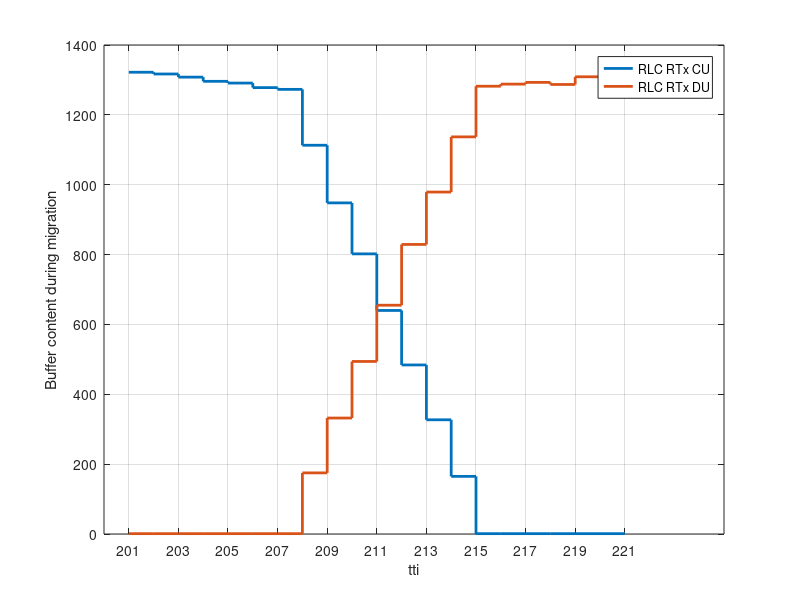

Write MATLAB code to recreate this figure.
%% Data Rate
% clear all

n_UE = 100;
duration = 1e3; %1000ms or tti = 1s
t = linspace(0,1,duration);
data_Rate =  (725 + 2100*sinc(3*t + 1.7))*4; %4Gbps is max
% plot(t,data_Rate)
IP_pckt_per_tti = ceil(data_Rate*1024/(1500*8));
data_Rate_UE = zeros(n_UE,duration);
for t = 1:duration
    chocolate = IP_pckt_per_tti(t);
    for i = 1:chocolate
        r = randi(100);
        data_Rate_UE(r,t) = data_Rate_UE(r,t)+1;
    end
end

%% ReTx RLC
RTT = 8; %Round-Trip Time for LTE
max_RTx = 4000;
RLC_RTx_CU = zeros(2,max_RTx); %Row1: PDUs, Row2: ACK_Timer (or NACK)
RLC_RTx_DU = zeros(2,max_RTx);
PER = 1e-06; %Packet Error Rate
n_GBR_UEs = 50;
IP_pckt_per_tti_GBR = sum(data_Rate_UE(1:n_GBR_UEs,:),1);
IP_pckt_per_tti_NonGBR = sum(data_Rate_UE(n_GBR_UEs+1:end,:),1);

split = 6;

for tti = 1:duration
    %% TO-DO
    %Migration occurs at tti=207 (BW_req for MAC-PHY exceeds
    %Max_BW)
    
%     if(tti==207)
%         split = 2;
%         %RLC_RTx_DU(1,1:IP_pckt_per_tti_GBR(tti)) = 1; %Fist store new GBR flows
%     end
    if(tti>200 && tti<222)
        RLC_RTx_CU_count(tti-200) = find(~RLC_RTx_CU(1,:),1);
        RLC_RTx_DU_count(tti-200) = find(~RLC_RTx_DU(1,:),1);
    end
    if(tti>=207 && tti<207+8) %For next 8ms while migrating send RTx CU to RTx DU of RLC using Logical Link
        split = 2;
        temp_i = find(RLC_RTx_CU(2,:)==8);
        first = find(~RLC_RTx_DU(1,:),1); %index of first 0
        RLC_RTx_DU(:,first:length(temp_i)+first-1) = RLC_RTx_CU(:,temp_i); %Copy Buffer for which ACK is about to come i.e. t=8
        RLC_RTx_CU(:,temp_i) = 0; %Delete elements from CU that are set to DU using logical link
        
        %Rearrage CU Buffer Elements
        temp_i = find(RLC_RTx_CU(1,:));
        RLC_RTx_CU(:,1:length(temp_i)) = RLC_RTx_CU(:,temp_i);
        RLC_RTx_CU(:,length(temp_i)+1:end) = 0;
        
        %Increment the count of CU RLC_RTx
        first = find(~RLC_RTx_CU(1,:),1); %index of first 0
        RLC_RTx_CU(2,1:first-1) = RLC_RTx_CU(2,1:first-1) + 1;
        
    end
    switch split
        case 6
            %1. Copy packets to RLC RTx
            first = find(~RLC_RTx_CU(1,:),1); %index of first 0
            if(~isempty(first)) %if buffer is not full
                RLC_RTx_CU(1,first:min(max_RTx,IP_pckt_per_tti_GBR(tti)+first-1))=1;
            end
            
            %2. Receive ACK/NACK
            if first~=1
                for i = 1:first-1
                    if mod(RLC_RTx_CU(2,i),8)==0
                        if binornd(1,PER)~=1 %ACK or NACK
                            RLC_RTx_CU(:,i)=0;
                        end
                        
                    end
                end
            end
            
            %Rearrage Buffer Elements
            temp_i = find(RLC_RTx_CU(1,:));
            RLC_RTx_CU(:,1:length(temp_i)) = RLC_RTx_CU(:,temp_i);
            RLC_RTx_CU(:,length(temp_i)+1:end) = 0;
            
            
            %3. Increment the count of RLC_RTx
            first = find(~RLC_RTx_CU(1,:),1); %index of first 0
            RLC_RTx_CU(2,1:first-1) = RLC_RTx_CU(2,1:first-1) + 1;
        case 2
            %1. Copy packets to RLC RTx
            first = find(~RLC_RTx_DU(1,:),1); %index of first 0
            if(~isempty(first)) %if buffer is not full
                RLC_RTx_DU(1,first:min(max_RTx,IP_pckt_per_tti_GBR(tti)+first-1))=1;
            end
            
            %2. Receive ACK/NACK
            if first~=1
                for i = 1:first-1
                    if mod(RLC_RTx_DU(2,i),8)==0
                        if binornd(1,PER)~=1 %ACK or NACK
                            RLC_RTx_DU(:,i)=0;
                        end
                        
                    end
                end
            end
            
            %Rearrage Buffer Elements
            temp_i = find(RLC_RTx_DU(1,:));
            RLC_RTx_DU(:,1:length(temp_i)) = RLC_RTx_DU(:,temp_i);
            RLC_RTx_DU(:,length(temp_i)+1:end) = 0;
            
            
            %3. Increment the count of RLC_RTx
            first = find(~RLC_RTx_DU(1,:),1); %index of first 0
            RLC_RTx_DU(2,1:first-1) = RLC_RTx_DU(2,1:first-1) + 1;
    end
    
end

% function BW_req()
%% Plot Buffer Content during migration
tti_temp = 201:221;
stairs(tti_temp,RLC_RTx_CU_count,'LineWidth',2)
grid on
hold on
stairs(tti_temp,RLC_RTx_DU_count,'LineWidth',2)
% set(gca,'XTickLabel',[201 202])
set(gca,'XTick',[201:2:221])
xlabel("tti")
legend("RLC RTx CU", "RLC RTx DU")
ylabel("Buffer content during migration")
